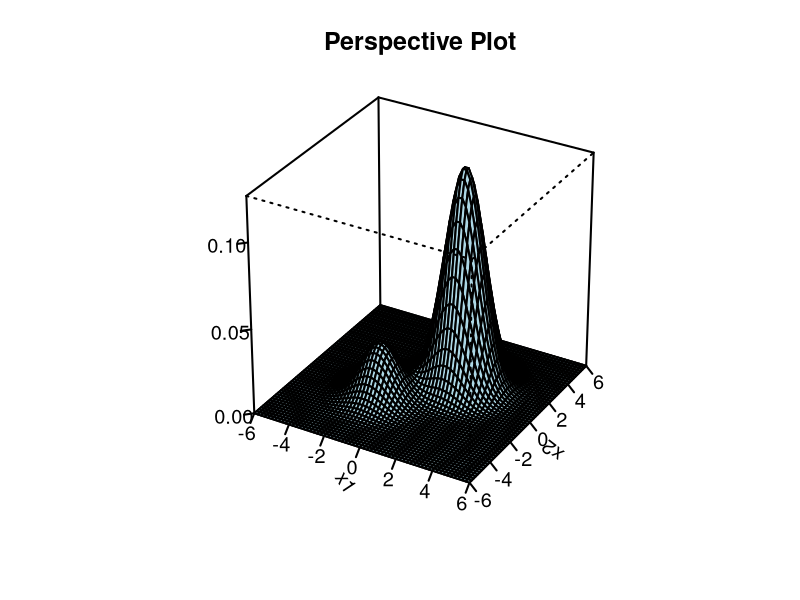
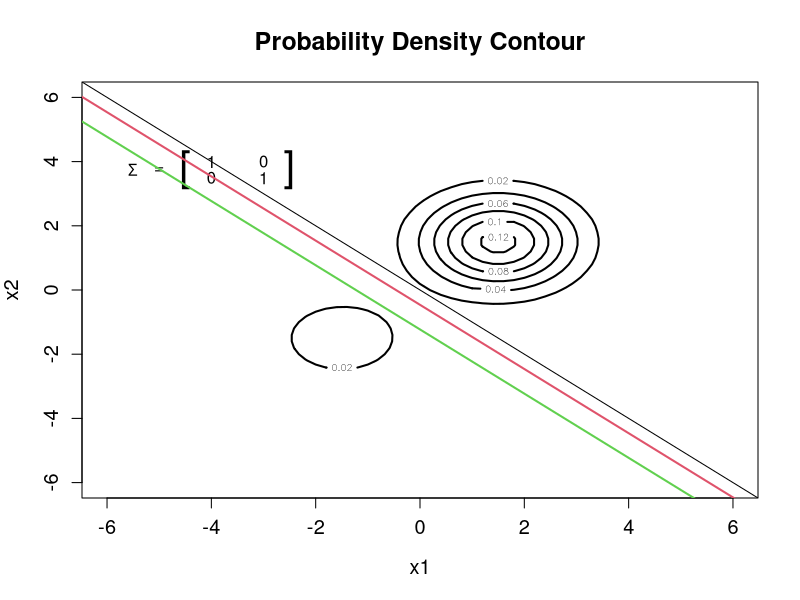
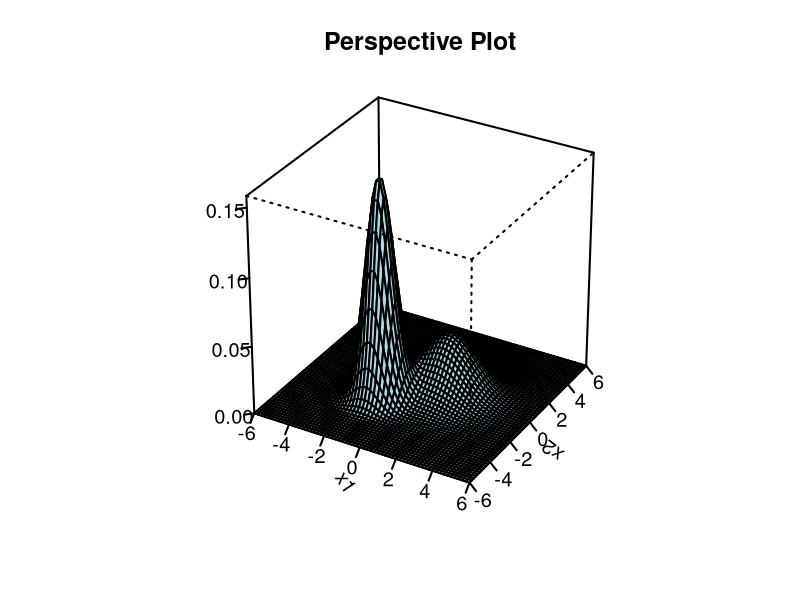
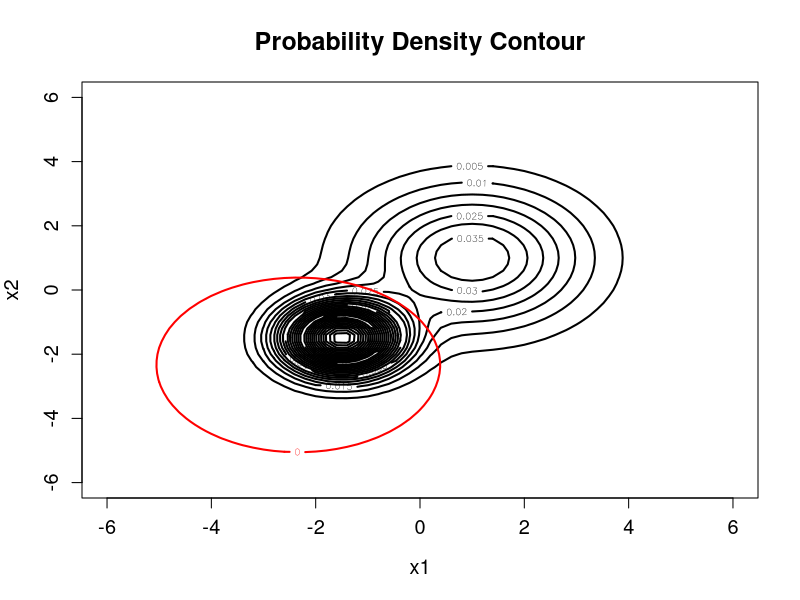

The R source for these figures, in order:

library(mvtnorm)
xvals<-seq(-6,6,by=0.2)        # generate a sequence of values that will be used for values of  x1 and x2
nvals<-length(xvals)           # the length of the sequence xvals
x1<-rep(xvals, each=nvals)     # repeat each element of xvals for nvals times
x2<-rep(xvals, nvals)            # repeat  xvals for nvals times
x12 <- cbind(x1, x2)          # column combination to get pairs of x1 and x2
mu1 <- c(-1.5,-1.5)
mu2 <- c(1.5,1.5)
Sigma <- rbind(c(1, 0), c(0, 1))
p1 <- 0.2
p2 <- 1-p1
prob.z <- matrix(p1*dmvnorm(x12, mean = mu1,sigma = Sigma) + 
                   p2*dmvnorm(x12, mean = mu2, sigma = Sigma), ncol = nvals, byrow = T)
persp(x=xvals, y=xvals, xlab="x1", ylab="x2", prob.z, zlab="", theta = 30, 
      phi = 30, r = 20, expand = 1.0, col="lightblue",ticktype = "detailed", lwd=2, cex.axis=1.2, cex.lab=1.2, cex.main=1.5, cex=1.5,main="Perspective Plot")

a = solve(Sigma)%*%(mu1-mu2)
a

b = t(a)%*%(mu1+mu2)/2
b

# draw the probability density contour plots
contour(x=xvals, y=xvals, prob.z, xlab="x1", ylab="x2",  lwd=2, cex.axis=1.2, 
        cex.lab=1.2, cex.main=1.5, cex=1.5, main="Probability Density Contour", nlevels = 6)
text(-5.5,3.75,expression(Sigma))
text(-5,3.75,"=")
text(-4.5,3.75, "[",cex=2.5)
text(-4,4, Sigma[1,1])
text(-3,4, Sigma[1,2])
text(-4,3.5, Sigma[2,1])
text(-3,3.5, Sigma[2,2])
text(-2.5,3.75, "]",cex=2.5)
abline(b/a[1],-a[2]/a[1])

b.prior = t(a)%*%(mu1+mu2)/2+log(p2)-log(p1)
b.prior
abline(b.prior/a[1],-a[2]/a[1], col=2, lwd=2)

c12 <- 10
c21 <- 1

b.prior.cost = t(a)%*%(mu1+mu2)/2+log(p2)-log(p1) + log(c12)-log(c21)
b.prior.cost
abline(b.prior.cost/a[1],-a[2]/a[1], col=3, lwd=2)


mu1 <- c(-1.5, -1.5)
mu2 <- c(1, 1)
Sigma1 <- rbind(c(.5, 0), c(0, .5))
Sigma2 <- rbind(c(2, 0), c(0, 2))
p1 <- 0.5
p2 <- 1-p1
prob.z <- matrix(p1*dmvnorm(x12, mean = mu1,sigma = Sigma1) + 
                   p2*dmvnorm(x12, mean = mu2, sigma = Sigma2), ncol = nvals, byrow = T)
persp(x=xvals, y=xvals, xlab="x1", ylab="x2", prob.z, zlab="", theta = 30, 
      phi = 30, r = 20, expand = 1.0, col="lightblue",ticktype = "detailed", lwd=2, cex.axis=1.2, cex.lab=1.2, cex.main=1.5, cex=1.5,main="Perspective Plot")

f <- function(x){
  log(det(Sigma1)/det(Sigma2))+t(x-mu1)%*%solve(Sigma1)%*%(x-mu1) - t(x-mu2)%*%solve(Sigma2)%*%(x-mu2)
}

par(mfrow=c(1,1))
contour(x=xvals, y=xvals, prob.z, xlab="x1", ylab="x2",  lwd=2, cex.axis=1.2, 
        cex.lab=1.2, cex.main=1.5, cex=1.5, main="Probability Density Contour", nlevels = 30)
rr <- matrix(apply(x12,1,f),ncol=nvals,byrow=T)
contour(x=xvals, y=xvals, rr,  lwd=2, add=T,col="red", levels = 0)



